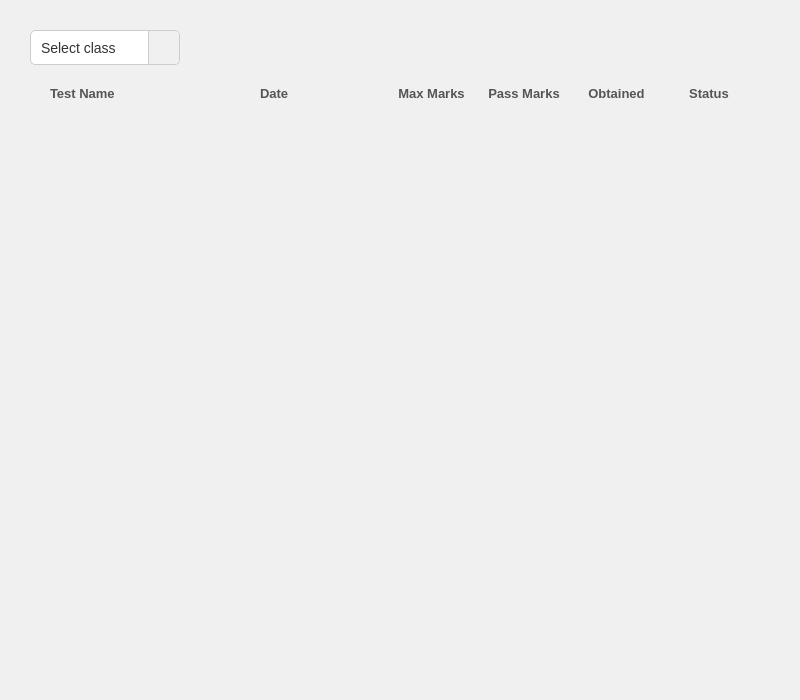
<?xml version="1.0" encoding="UTF-8"?>
<ui version="4.0">
 <class>student_test_results</class>
 <widget class="QWidget" name="student_test_results">
  <property name="geometry">
   <rect>
    <x>0</x>
    <y>0</y>
    <width>790</width>
    <height>700</height>
   </rect>
  </property>
  <property name="styleSheet">
   <string notr="true">background-color: rgb(240, 240, 240); font-family: &quot;Segoe UI&quot;;</string>
  </property>
  <layout class="QVBoxLayout" name="verticalLayout">
   <property name="spacing">
    <number>20</number>
   </property>
   <property name="leftMargin">
    <number>30</number>
   </property>
   <property name="topMargin">
    <number>30</number>
   </property>
   <property name="rightMargin">
    <number>30</number>
   </property>
   <property name="bottomMargin">
    <number>30</number>
   </property>
   <item>
    <widget class="QStackedWidget" name="main_stack">
     <property name="styleSheet">
      <string>background:transparent;</string>
     </property>
     <property name="currentIndex">
      <number>1</number>
     </property>
     <widget class="QWidget" name="page_no_tests">
      <layout class="QVBoxLayout" name="vbox_empty">
       <item>
        <widget class="QLabel" name="label_empty">
         <property name="styleSheet">
          <string>font-size: 18px; color: #999;</string>
         </property>
         <property name="text">
          <string>No test results available yet.</string>
         </property>
         <property name="alignment">
          <set>Qt::AlignmentFlag::AlignCenter</set>
         </property>
        </widget>
       </item>
      </layout>
     </widget>
     <widget class="QWidget" name="page_test_list">
      <layout class="QVBoxLayout" name="vbox_list">
       <property name="leftMargin">
        <number>0</number>
       </property>
       <property name="topMargin">
        <number>0</number>
       </property>
       <property name="rightMargin">
        <number>0</number>
       </property>
       <property name="bottomMargin">
        <number>0</number>
       </property>
       <item>
        <layout class="QHBoxLayout" name="hbox_filter">
         <item>
          <widget class="QComboBox" name="classes_drpdown">
           <property name="minimumSize">
            <size>
             <width>150</width>
             <height>35</height>
            </size>
           </property>
           <property name="styleSheet">
            <string notr="true">QComboBox {
    background-color: white;
    border: 1px solid #ccc;
    border-radius: 5px;
    padding: 5px 10px;
    font-size: 14px;
    color: #333;
}
QComboBox::down-arrow {
    image: url(icons/arrow_down.png); 
    width: 12px;
    height: 12px;
}
QComboBox::drop-down {
    subcontrol-origin: padding;
    subcontrol-position: top right;
    width: 30px;
    border-left-width: 1px;
    border-left-color: #ccc;
    border-left-style: solid; 
    border-top-right-radius: 5px;
    border-bottom-right-radius: 5px;
    background: #f0f0f0; 
}
QComboBox QAbstractItemView {
    background-color: white;
    border: 1px solid #ccc;
    selection-color: #159079;
    outline: 0;
    color: rgb(0, 0, 0);
}</string>
           </property>
           <property name="placeholderText">
            <string>Select class</string>
           </property>
          </widget>
         </item>
         <item>
          <spacer name="hs_filter">
           <property name="orientation">
            <enum>Qt::Orientation::Horizontal</enum>
           </property>
           <property name="sizeHint" stdset="0">
            <size>
             <width>0</width>
             <height>0</height>
            </size>
           </property>
          </spacer>
         </item>
        </layout>
       </item>
       <item>
        <widget class="QFrame" name="frame_header">
         <property name="minimumSize">
          <size>
           <width>0</width>
           <height>45</height>
          </size>
         </property>
         <property name="styleSheet">
          <string notr="true">
QLabel { border: none; font-weight: 600; color: #555; font-size: 13px; }</string>
         </property>
         <layout class="QHBoxLayout" name="hbox_header">
          <property name="spacing">
           <number>10</number>
          </property>
          <property name="leftMargin">
           <number>20</number>
          </property>
          <property name="rightMargin">
           <number>20</number>
          </property>
          <item>
           <widget class="QLabel" name="h_name">
            <property name="sizePolicy">
             <sizepolicy hsizetype="Maximum" vsizetype="Preferred">
              <horstretch>0</horstretch>
              <verstretch>0</verstretch>
             </sizepolicy>
            </property>
            <property name="minimumSize">
             <size>
              <width>200</width>
              <height>0</height>
             </size>
            </property>
            <property name="text">
             <string>Test Name</string>
            </property>
           </widget>
          </item>
          <item>
           <widget class="QLabel" name="h_date">
            <property name="minimumSize">
             <size>
              <width>120</width>
              <height>0</height>
             </size>
            </property>
            <property name="text">
             <string>Date</string>
            </property>
           </widget>
          </item>
          <item>
           <widget class="QLabel" name="h_max">
            <property name="minimumSize">
             <size>
              <width>80</width>
              <height>0</height>
             </size>
            </property>
            <property name="text">
             <string>Max Marks</string>
            </property>
            <property name="alignment">
             <set>Qt::AlignmentFlag::AlignCenter</set>
            </property>
           </widget>
          </item>
          <item>
           <widget class="QLabel" name="h_pass">
            <property name="minimumSize">
             <size>
              <width>80</width>
              <height>0</height>
             </size>
            </property>
            <property name="text">
             <string>Pass Marks</string>
            </property>
            <property name="alignment">
             <set>Qt::AlignmentFlag::AlignCenter</set>
            </property>
           </widget>
          </item>
          <item>
           <widget class="QLabel" name="h_obt">
            <property name="minimumSize">
             <size>
              <width>80</width>
              <height>0</height>
             </size>
            </property>
            <property name="text">
             <string>Obtained</string>
            </property>
            <property name="alignment">
             <set>Qt::AlignmentFlag::AlignCenter</set>
            </property>
           </widget>
          </item>
          <item>
           <widget class="QLabel" name="h_status">
            <property name="minimumSize">
             <size>
              <width>80</width>
              <height>0</height>
             </size>
            </property>
            <property name="text">
             <string>Status</string>
            </property>
            <property name="alignment">
             <set>Qt::AlignmentFlag::AlignCenter</set>
            </property>
           </widget>
          </item>
         </layout>
        </widget>
       </item>
       <item>
        <widget class="QScrollArea" name="scrollArea">
         <property name="minimumSize">
          <size>
           <width>740</width>
           <height>0</height>
          </size>
         </property>
         <property name="styleSheet">
          <string>QScrollArea { border: none; background: transparent; } QWidget { background: transparent; }</string>
         </property>
         <property name="widgetResizable">
          <bool>true</bool>
         </property>
         <widget class="QWidget" name="scrollContent">
          <property name="geometry">
           <rect>
            <x>0</x>
            <y>0</y>
            <width>740</width>
            <height>546</height>
           </rect>
          </property>
          <layout class="QVBoxLayout" name="container_tests">
           <property name="spacing">
            <number>0</number>
           </property>
           <property name="leftMargin">
            <number>0</number>
           </property>
           <property name="topMargin">
            <number>0</number>
           </property>
           <property name="rightMargin">
            <number>0</number>
           </property>
           <item>
            <spacer name="verticalSpacer">
             <property name="orientation">
              <enum>Qt::Orientation::Vertical</enum>
             </property>
             <property name="sizeHint" stdset="0">
              <size>
               <width>20</width>
               <height>40</height>
              </size>
             </property>
            </spacer>
           </item>
          </layout>
         </widget>
        </widget>
       </item>
      </layout>
     </widget>
    </widget>
   </item>
  </layout>
 </widget>
 <resources/>
 <connections/>
</ui>
